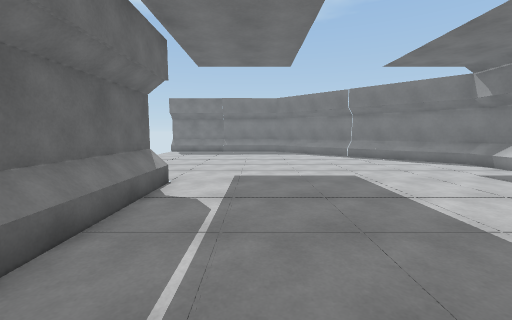
View 1 (above)

12 first-person views from a walk through a 3-D level made in the Unity game engine. The camera is 1.4 m above the floor, tilts 6° down and sees 90° across. The floor is counted in squares, 1 m on a side. Each view is taken from the middle of a square. On the plan, view 1 faces up. The plan holds only what a view shows up to about 13 squares ahead; the rest is blank. The player is left out.

View 2
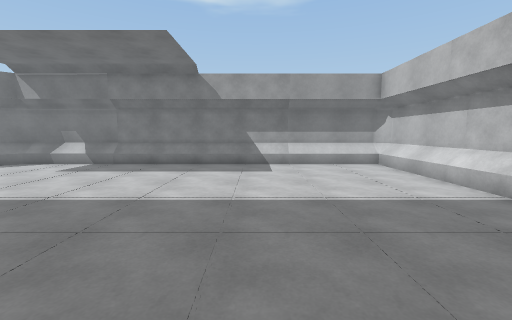

View 3
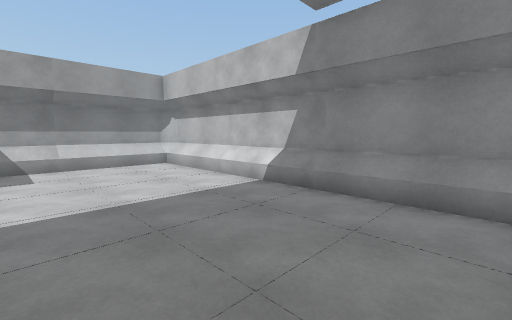

View 4
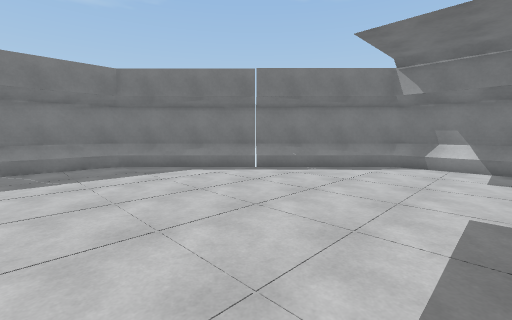

View 5
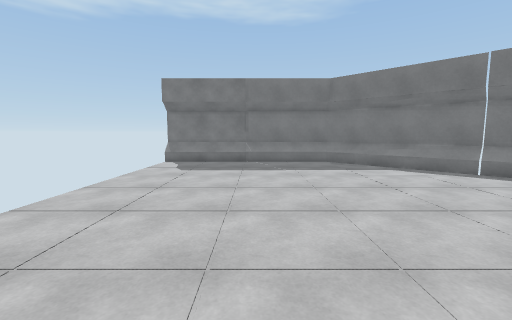

View 6
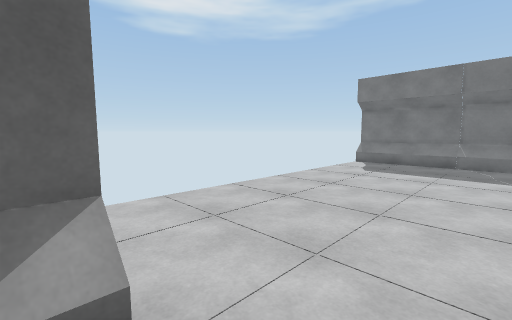

View 7
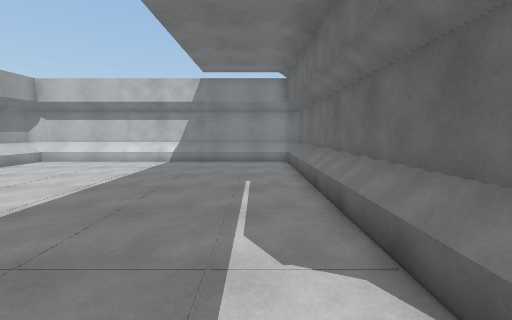

View 8
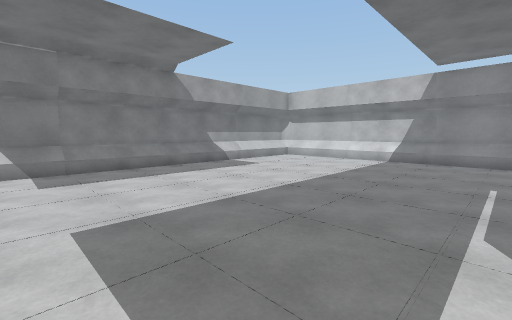

View 9
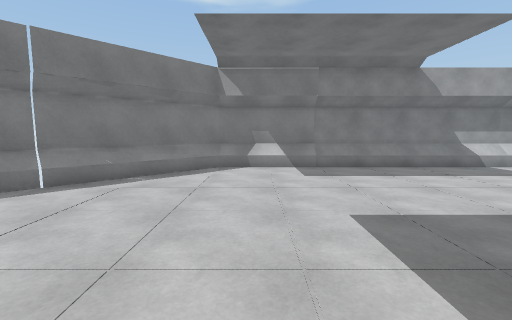

View 10
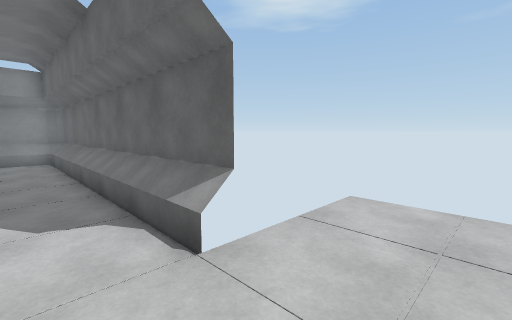

View 11
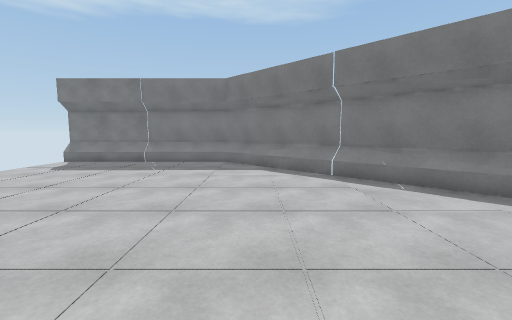

View 12
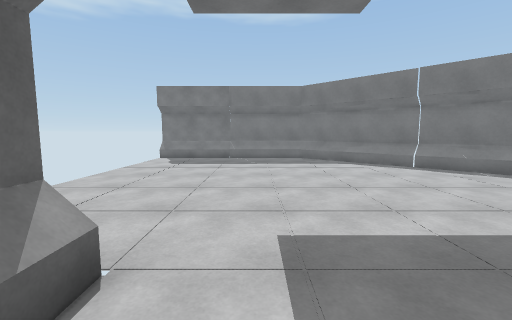

### Floor plan
Points are (right, up) in squares from view 1. A wall is a line through its corners. A room is listed if a view was taken in it or the views show most of it. See-through windows are left out.
Room 1 (views 1, 2, 3, 4, 5, 6, 7, 8, 9, 10, 11, 12)
walls: (-3.1, 7.6) (-3.1, -4.9); (-3.2, -4.5) (-3, -4.9) (-2.6, -5.1) (9.9, -5.1); (1.7, 20.2) (-6.5, 20.2); (9.5, -5.1) (9.9, -5) (10.1, -4.6) (10.1, 11.5) (1.7, 20.4)
low walls: (-2.6, 7.5) (-2.6, -4.6) (9.6, -4.6) (9.6, 11.5) (6, 15.2); (9.9, 11.4) (7.9, 13.5); (5.9, 15.3) (5.5, 15.6); (3.7, 18) (1.7, 20.2); (2.6, 18.5) (2.3, 18.9); (2.2, 19) (1.6, 19.6) (-6.5, 19.6); (2.5, 19) (1.5, 19.9)

Positions as (right, up) in squares from view 1, and headings:
1: (0, 0), facing up
2: (-2, 1), facing right
3: (-2, 1), facing down-right
4: (-2, 8), facing up-right
5: (-2, 7), facing up
6: (-1, 7), facing up-left
7: (-1, 8), facing down
8: (-1, 9), facing down-right
9: (-1, 10), facing right
10: (-1, 10), facing down-left
11: (3, 7), facing up
12: (-1, 5), facing up
